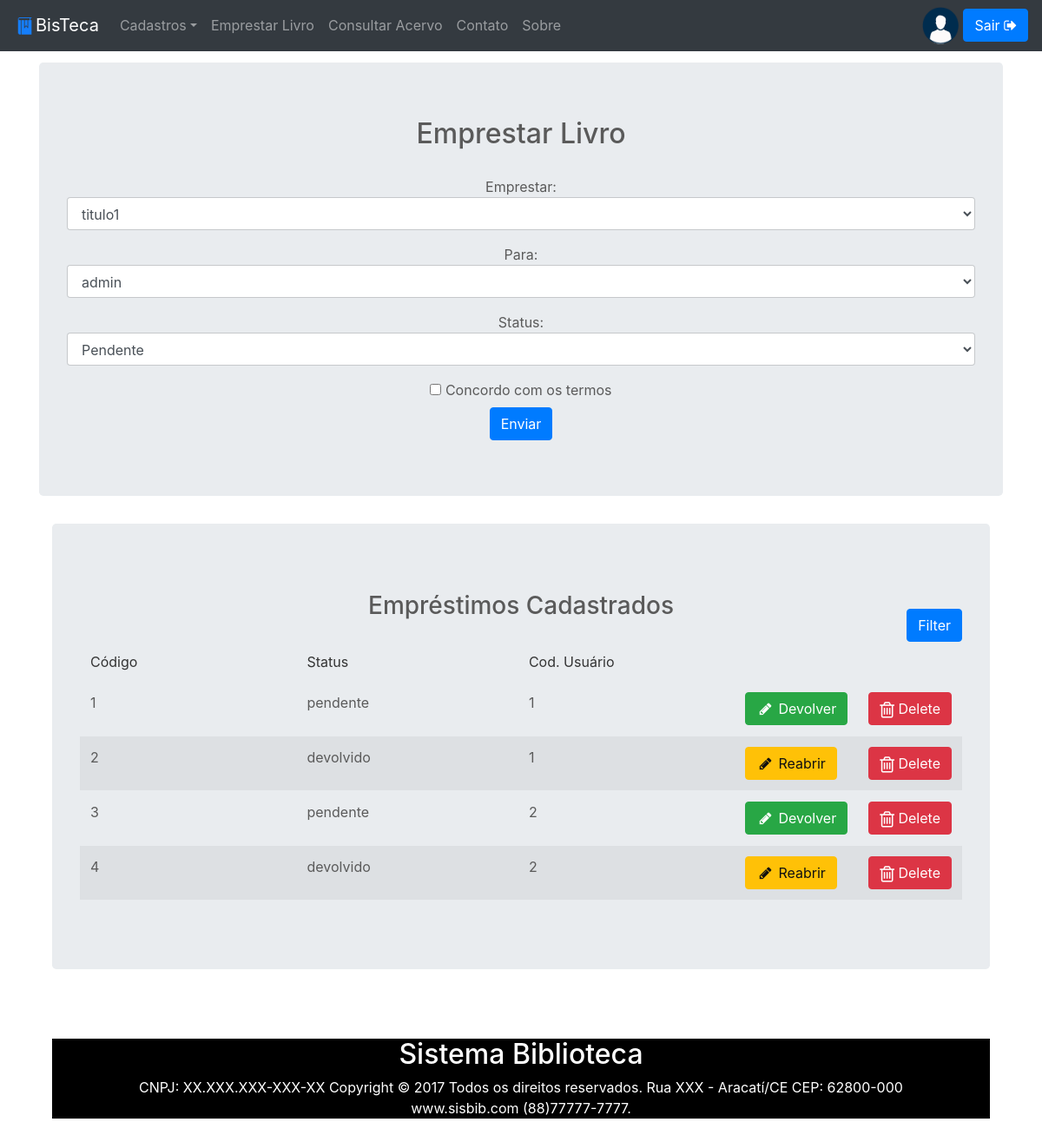
/emprestimo (signed in), run on an earlier commit of the app's database.
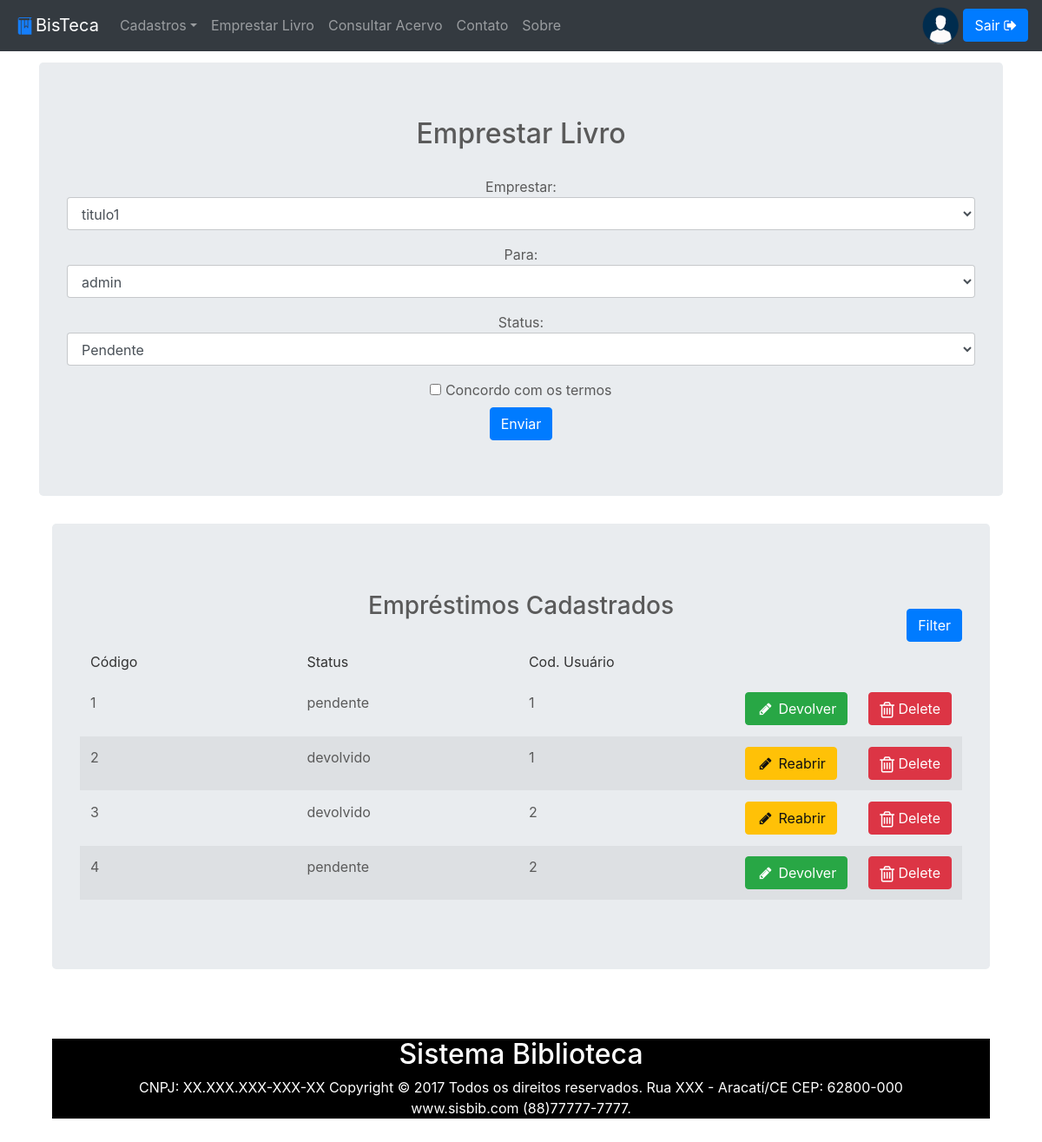
And on a later commit of the database.
### BisApp/models.py (models this page shows, shortened)
class Emprestimo(db.Model):
    id = db.Column(db.Integer, primary_key = True)
    status = db.Column(db.String(10)) #devolvido / pendente
    id_usuario = db.Column(                    # Para os relacionamento de 1 : N
        db.Integer,
        db.ForeignKey('usuario.id'))

### BisApp/views.py (the view)
@app.route('/emprestimo', methods=['GET', 'POST'])
def emprestimo():
	if 'usuario' not in session or session['usuario'] != 'Adm':
		return render_template('index.html', sec = session)
	if request.method == 'POST':
		usuario = request.form['usuario']
		status = request.form['status']
		db.session.add(models.Emprestimo(usuario, status))
		db.session.commit()
		flash('Empréstimo cadastrado com sucesso!')
	return render_template('emprestimo.html', exemplares =  models.Exemplar.query.all(), usuarios =  models.Usuario.query.all(), Lista = models.Emprestimo.query.all(), sec = session)

### BisApp/templates/emprestimo.html (shortened to what this page needs)
{% extends 'layout.html' %}
{% block Content %}
<br>
<div class="container" align="center">
        <div class="jumbotron" align="center">
            <h2>Emprestar Livro</h2>
            <br>
            <form method="POST" action="">
                <div class="form-group">
                   Emprestar:  <select name="exemplar" class="form-control" id="exampleSelect1">
                                {% for Exemplar in exemplares if not exemplares.hidden: %}
                                    <option value="{{Exemplar.id}}">{{Exemplar.titulo}}</option>
                                {% endfor %}
                                </select>
                </div>
                <div class="form-group">
                    Para:   <select name="usuario" class="form-control" id="exampleSelect1">
                                {% for Usuario in usuarios if not usuarios.hidden: %}
                                    <option value="{{Usuario.id}}">{{Usuario.nome}}</option>
                                {% endfor %}
                            </select>
                </div>
                <div class="form-group">
                    Status:   <select name="status" class="form-control" id="exampleSelect1">
                                <option>Pendente</option>
                            </select>
                </div>
                <div class="checkbox">
                <label>
                <input type="checkbox" value="Concordar" name="" align="left" name="termos"> Concordo com os termos
                </label>
                </div>
                <button class="btn btn-primary " type="submit">Enviar</button>
            </form>
        </div>
        <div class="container" align="center">
        <div class="jumbotron" align="center">
           <div class="container">
    <div class="row" align="center">
        <div class="panel panel-primary filterable">
            <div class="panel-heading">
                <h3 class="panel-title">Empréstimos Cadastrados</h3>
                <div class="pull-right" align="right">
                    <button class="btn btn-primary btn-xs btn-filter"> Filter</button>
                </div>
            </div>
            <table class="table table-striped"  align="center">
                <thead>
                    <tr class="filters">
                        <th><input type="text" class="form-control" placeholder="Código" disabled></th>
                        <th><input type="text" class="form-control" placeholder="Status" disabled></th>
                        <th><input type="text" class="form-control" placeholder="Cod. Usuário" disabled></th>
                    </tr>
                </thead>
                <tbody>
                    <tr>
                        {% for l in Lista if not Lista.hidden: %}
                              <tr>
                              {% for c in l.__table__.columns.keys(): %}
                                <td>{{l[c]}}</td>
                              {% endfor %}
                              {% if l['status'] != 'devolvido' %}
                              <td><a href="{{url_for('devolverEmprestimo', index=l.id)}}" class="btn btn-success">
                                <i class="fa fa-pencil fa-fw"></i>
                                Devolver</a>
                              </td>
                              {% else %}
                              <td><a href="{{url_for('reabrirEmprestimo', index=l.id)}}" class="btn btn-warning">
                                <i class="fa fa-pencil fa-fw"></i>
                                Reabrir</a>
                              </td>
                              {% endif %}
                              <td><a href="{{url_for('removerEmprestimo', index=l.id)}}" class="btn btn-danger">
                                <i class="fa fa-trash-o fa-lg"></i>
                                Delete</a>
                              </td>
                              </tr>
                        {% endfor %}
                    </tr>
                </tbody>
            </table>
        </div>
    </div>
</div>
</div>
        </div>
<div align="justify" class="col-md-12">
<br>
<br>
{% endblock %}

### BisApp/templates/layout.html (shortened to what this page needs)
<!DOCTYPE html>
<html lang="en">
  <head>
    <link href="/static/css/bootstrap.min.css" rel="stylesheet" >
    <link href="/static/css/jumbotron.css" rel="stylesheet">
    <link href="/static/css/carousel.css" rel="stylesheet">
    <link href="/static/font-awesome-4.7.0/css/font-awesome.min.css" rel="stylesheet" >
    <link href="/static/css/tabelas.css" rel="stylesheet">
  </head>
  <body>
    <nav class="navbar navbar-expand-md navbar-dark fixed-top bg-dark">
      <img src="/static/icons/book.ico" width="25" height="25">
      <a class="navbar-brand" href="{{url_for('homepage')}}">BisTeca</a>
      <div class="collapse navbar-collapse " id="navbarsExampleDefault">
        <ul class="navbar-nav mr-auto">
        {% if session['usuario'] == 'Adm' %}
          <li class="nav-item dropdown">
            <a class="nav-link dropdown-toggle" href="http://example.com" id="dropdown01" data-toggle="dropdown" aria-haspopup="true" aria-expanded="false">Cadastros</a>
          </li>
          <li class="nav-item dropdown">
            <a class="nav-link" href="{{url_for('emprestimo')}}">Emprestar Livro</a>
          </li>
          {% endif %}
          <li class="nav-item dropdown">
            <a class="nav-link" href="{{url_for('consacervo')}}">Consultar Acervo</a>
          </li>
          <li class="nav-item">
            <a class="nav-link" href="{{url_for('contato')}}">Contato</a>
          </li>
          <li class="nav-item">
            <a class="nav-link" href="{{url_for('sobre')}}">Sobre</a>
          </li>
        </ul>
        <img src="/static/images/profile-pictures.png" class="img-fluid" width="42px" height="42px" style="margin-right: 5px">
          {% if 'usuario' in session %}
          <a href="{{url_for('logout')}}"><button class="btn btn-primary" type="button">Sair <i class="fa fa-sign-out" aria-hidden="true"></i></button></a>
          {% else %}
          <a href="{{url_for('login')}}"><button class="btn btn-primary" type="button">Login <i class="fa fa-sign-in" aria-hidden="true"></i></button></a>
          {% endif %}
    </div>
  </nav>
  {% block Content %}
  {% endblock %}
  <div style="background-color: black; color: white" >
      <footer class="rodape col-md-12">
      <h2 align="center">Sistema Biblioteca</h2>
        <p align="center"> CNPJ: XX.XXX.XXX-XXX-XX Copyright &copy; 2017 Todos os direitos reservados. Rua XXX - Aracatí/CE CEP: 62800-000 <br> <a href="#" style="color: white">www.sisbib.com</a> (88)77777-7777.</p>
      </footer>
  </div>
  </body>
</html>

### BisApp/static/css/jumbotron.css (style rules this page uses)
body { padding-top: 3.5rem; }

### BisApp/static/css/carousel.css (style rules this page uses)
body { padding-top: 3rem; padding-bottom: 3rem; color: #5a5a5a; }

### BisApp/static/css/tabelas.css (style rules this page uses)
.filterable { margin-top: 15px; }
.filterable .panel-heading .pull-right { margin-top: -20px; }
.filterable .filters input[disabled] { background-color: transparent; border: none; cursor: auto; box-shadow: none; padding: 0; height: auto; }

What changed in the data, as far as the page shows it:
changed Emprestimo id 3: status "Devolver" → "Reabrir"
changed Emprestimo id 4: status "Reabrir" → "Devolver"
Also different on the page:
new list line: "devolvido"
new list line: "pendente"
list line gone: "pendente"
list line gone: "devolvido"
